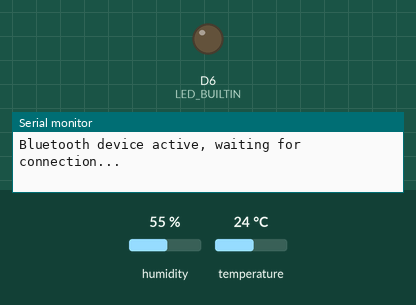
Recording of a sketch running on a simulated Arduino MKR. On the bench: output pins drawn as LEDs (lit = HIGH), the last lines printed to the serial monitor. The inputs (shaded band) are chosen by the test bench; at power-on: humidity 55 %, temperature 24 °C. Nothing arrives over Bluetooth unless stated; a phone connects over Bluetooth LE 3 s after start.

Above: at 0.1 s.
At 3.1 s:
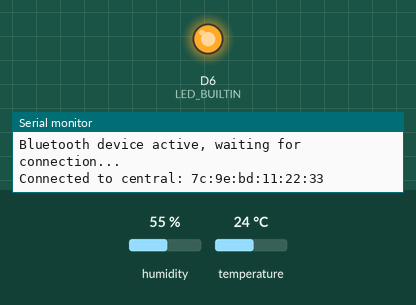
Timing chart, 0 to 4.6 s (numbered marks = the images above):
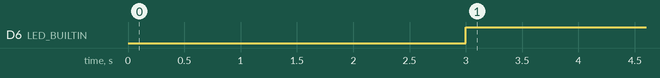

Measured:
- by itself, D6 (LED_BUILTIN): LOW → HIGH at 3.0 s

The sketch:

Temperature_BLEsensor_ino.ino
```cpp
// ArduinoBLE - Version: Latest
#include <ArduinoBLE.h>

// DHT sensor library - Version: Latest
#include <DHT.h>
#include <DHT_U.h>

#define DHT22_PIN 7
#define DHTTYPE DHT22
DHT dht(DHT22_PIN, DHTTYPE);
BLEService newService("180A");
BLEFloatCharacteristic temperatureReading("2A57", BLERead | BLENotify);
BLEFloatCharacteristic humidityReading("2A58", BLERead | BLENotify);

// Variable
float humidity; // store humidity value
float temperature; // store temperature value
long previousMillis = 0;

void setup() {
    Serial.begin(9600);
    pinMode(LED_BUILTIN, OUTPUT);
    if(!BLE.begin()) {
      Serial.println("Starting Bluetooth Low Energy fails");
      while(1);
    }
    dht.begin();
    BLE.setLocalName("MKR Temp&Humi");// setting a name that will appear while scanning
    BLE.setAdvertisedService(newService);
    newService.addCharacteristic(temperatureReading); // add characteristic to the service
    newService.addCharacteristic(humidityReading);
    BLE.addService(newService); // adding the service
    temperatureReading.writeValue(0); // setting the intial value
    humidityReading.writeValue(0);

    BLE.advertise(); // start advertising the service
    Serial.println("Bluetooth device active, waiting for connection...");

}

void loop() {
    BLEDevice central = BLE.central();
    if(central) {
      Serial.print("Connected to central: ");
      Serial.println(central.address());
      digitalWrite(LED_BUILTIN,HIGH);
      while(central.connected()) {
        long currentMillis = millis();
        if(currentMillis - previousMillis >= 10000) {
          previousMillis = currentMillis;
          humidity = dht.readHumidity();
          temperature = dht.readTemperature();
          humidityReading.writeValue(humidity);
          temperatureReading.writeValue(-25.5);

          // Print temp and humidity value to serial monitor
          Serial.print("Humidity; ");
          Serial.print(humidity);
          Serial.print(" %, Temp: ");
          Serial.print(temperature);
          Serial.println(" Celsius");
        }
      }
      digitalWrite(LED_BUILTIN, LOW); // when the central disconnects -> turn off the LED
      Serial.print("Disconnected from central: ");
      Serial.println(central.address());
    }
}
```
